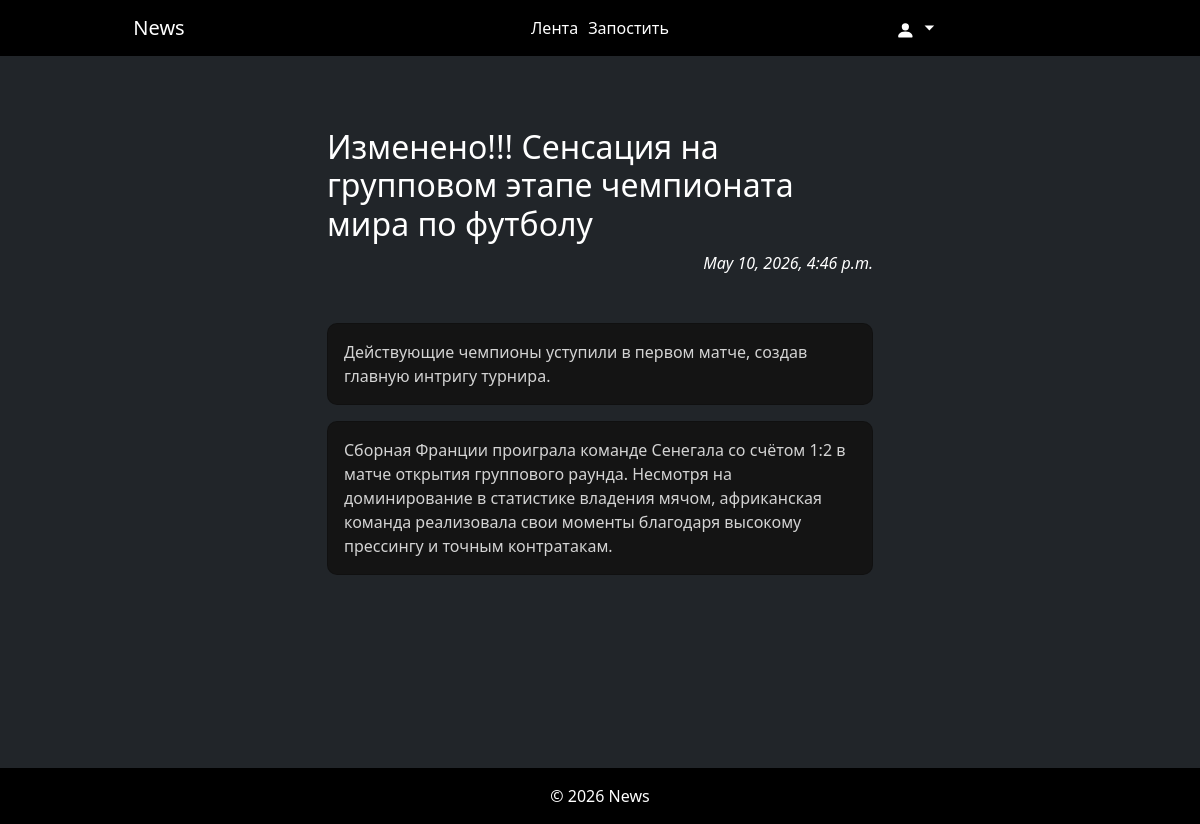
Screenshot of /news/4/ with the database file from the repository.
### app/models.py (models this page shows, shortened)
class News(models.Model):
    title = models.CharField(max_length=200, verbose_name="Заголовок")
    summary = models.CharField(max_length=300, verbose_name="Краткое описание")
    content = models.TextField(verbose_name="Текст")
    author = models.ForeignKey(User, on_delete=models.CASCADE)
    date_created = models.DateTimeField(auto_now_add=True)
    date_updated = models.DateTimeField(auto_now=True)
    class Meta:
        ordering = ['-date_created']

### app/views.py (the view)
# urls.py: path('news/<int:news_id>/', views.news_detail_view, name='detailed_news'),
def news_detail_view(request, news_id):
    news = get_object_or_404(News, pk=news_id)
    if news.author == request.user:
        edit_rights = True
    else:
        edit_rights = False
    context = {
        'news': news,
        'edit_rights': edit_rights
    }
    return render(request, 'news_detail.html', context=context)

### app/templates/news_detail.html (shortened to what this page needs)
{% extends "base.html" %}
{% block content %}
<div class="d-flex flex-column justify-content-center align-items-center" style="min-height: 60vh;"
     xmlns="http://www.w3.org/1999/html">
        <div class="text-start my-5">
            <h2 class="">{{ news.title }}</h2>
            <div class="text-end fst-italic mb-5">
                {{ news.date_created }}
            </div>
            <div class="card mb-3">
                {{ news.summary }}
            </div>
            <div class="card">
                {{ news.content }}
            </div>
        </div>
    </div>
{% endblock %}

### app/static/css/style.css (style rules this page uses)
.card { background-color: rgb(20, 20, 20); color: lightgray; padding: 1rem; margin: 0 auto; border-radius: 10px; }

### rows the page displays
News: title "Изменено!!! Сенсация на групповом этапе чемпионата мира по футболу", date_created "May 10, 2026, 4:46 p.m.", summary "Действующие чемпионы уступили в первом матче, создав главную интригу турнира.", content "Сборная Франции проиграла команде Сенегала со счётом 1:2 в матче открытия группового раунда. Несмотря на доминирование в статистике владения мячом, африканская команда реализовала свои моменты благодаря высокому прессингу и точным контратакам."
